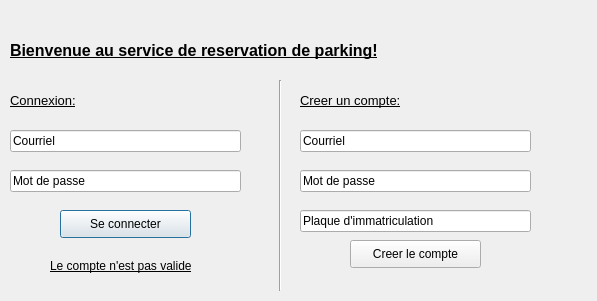
<?xml version="1.0" encoding="UTF-8"?>
<ui version="4.0">
 <class>Login</class>
 <widget class="QDialog" name="Login">
  <property name="geometry">
   <rect>
    <x>0</x>
    <y>0</y>
    <width>597</width>
    <height>301</height>
   </rect>
  </property>
  <property name="font">
   <font>
    <underline>true</underline>
   </font>
  </property>
  <property name="windowTitle">
   <string>Dialog</string>
  </property>
  <widget class="QLabel" name="label">
   <property name="geometry">
    <rect>
     <x>10</x>
     <y>10</y>
     <width>671</width>
     <height>81</height>
    </rect>
   </property>
   <property name="font">
    <font>
     <pointsize>12</pointsize>
     <weight>75</weight>
     <bold>true</bold>
    </font>
   </property>
   <property name="text">
    <string>Bienvenue au service de reservation de parking!</string>
   </property>
  </widget>
  <widget class="QLabel" name="label_2">
   <property name="geometry">
    <rect>
     <x>10</x>
     <y>80</y>
     <width>101</width>
     <height>41</height>
    </rect>
   </property>
   <property name="font">
    <font>
     <pointsize>10</pointsize>
     <underline>true</underline>
    </font>
   </property>
   <property name="text">
    <string>Connexion:</string>
   </property>
  </widget>
  <widget class="QLabel" name="label_3">
   <property name="geometry">
    <rect>
     <x>300</x>
     <y>80</y>
     <width>141</width>
     <height>41</height>
    </rect>
   </property>
   <property name="font">
    <font>
     <pointsize>10</pointsize>
    </font>
   </property>
   <property name="text">
    <string>Creer un compte:</string>
   </property>
  </widget>
  <widget class="QLineEdit" name="lineEdit_UtilisateurConnexion">
   <property name="geometry">
    <rect>
     <x>10</x>
     <y>130</y>
     <width>231</width>
     <height>22</height>
    </rect>
   </property>
   <property name="font">
    <font>
     <underline>false</underline>
    </font>
   </property>
   <property name="text">
    <string>Courriel</string>
   </property>
  </widget>
  <widget class="QLineEdit" name="lineEdit_MotDePasseConnexion">
   <property name="geometry">
    <rect>
     <x>10</x>
     <y>170</y>
     <width>231</width>
     <height>22</height>
    </rect>
   </property>
   <property name="font">
    <font>
     <underline>false</underline>
    </font>
   </property>
   <property name="text">
    <string>Mot de passe</string>
   </property>
  </widget>
  <widget class="QPushButton" name="pushButton_SeConnecter">
   <property name="geometry">
    <rect>
     <x>60</x>
     <y>210</y>
     <width>131</width>
     <height>28</height>
    </rect>
   </property>
   <property name="font">
    <font>
     <underline>false</underline>
    </font>
   </property>
   <property name="text">
    <string>Se connecter</string>
   </property>
  </widget>
  <widget class="Line" name="line">
   <property name="geometry">
    <rect>
     <x>270</x>
     <y>80</y>
     <width>21</width>
     <height>211</height>
    </rect>
   </property>
   <property name="orientation">
    <enum>Qt::Vertical</enum>
   </property>
  </widget>
  <widget class="QLineEdit" name="lineEdit_UtilisateurNouvCompte">
   <property name="geometry">
    <rect>
     <x>300</x>
     <y>130</y>
     <width>231</width>
     <height>22</height>
    </rect>
   </property>
   <property name="font">
    <font>
     <underline>false</underline>
    </font>
   </property>
   <property name="text">
    <string>Courriel</string>
   </property>
  </widget>
  <widget class="QLineEdit" name="lineEdit_MotDePasseNouvCompte">
   <property name="geometry">
    <rect>
     <x>300</x>
     <y>170</y>
     <width>231</width>
     <height>22</height>
    </rect>
   </property>
   <property name="font">
    <font>
     <underline>false</underline>
    </font>
   </property>
   <property name="text">
    <string>Mot de passe</string>
   </property>
  </widget>
  <widget class="QLineEdit" name="lineEdit_PlaqueNouvCompte">
   <property name="geometry">
    <rect>
     <x>300</x>
     <y>210</y>
     <width>231</width>
     <height>22</height>
    </rect>
   </property>
   <property name="font">
    <font>
     <underline>false</underline>
    </font>
   </property>
   <property name="text">
    <string>Plaque d'immatriculation</string>
   </property>
  </widget>
  <widget class="QPushButton" name="pushButton_CreerNouvCompte">
   <property name="geometry">
    <rect>
     <x>350</x>
     <y>240</y>
     <width>131</width>
     <height>28</height>
    </rect>
   </property>
   <property name="font">
    <font>
     <underline>false</underline>
    </font>
   </property>
   <property name="text">
    <string>Creer le compte</string>
   </property>
  </widget>
  <widget class="QLabel" name="label_4">
   <property name="geometry">
    <rect>
     <x>50</x>
     <y>250</y>
     <width>151</width>
     <height>31</height>
    </rect>
   </property>
   <property name="text">
    <string>Le compte n'est pas valide</string>
   </property>
  </widget>
 </widget>
 <resources/>
 <connections/>
</ui>
